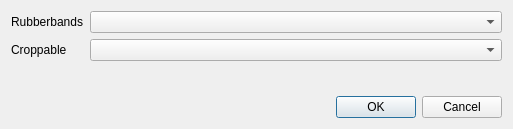
<?xml version="1.0" encoding="UTF-8"?>
<ui version="4.0">
 <class>CropperDlg</class>
 <widget class="QDialog" name="CropperDlg">
  <property name="geometry">
   <rect>
    <x>0</x>
    <y>0</y>
    <width>513</width>
    <height>129</height>
   </rect>
  </property>
  <property name="windowTitle">
   <string>Dialog</string>
  </property>
  <layout class="QFormLayout" name="formLayout">
   <item row="0" column="0">
    <widget class="QLabel" name="label">
     <property name="text">
      <string>Rubberbands</string>
     </property>
    </widget>
   </item>
   <item row="0" column="1">
    <widget class="QComboBox" name="comboRubberbands"/>
   </item>
   <item row="1" column="0">
    <widget class="QLabel" name="label_2">
     <property name="text">
      <string>Croppable</string>
     </property>
    </widget>
   </item>
   <item row="1" column="1">
    <widget class="QComboBox" name="comboCroppables"/>
   </item>
   <item row="2" column="0">
    <spacer name="verticalSpacer">
     <property name="orientation">
      <enum>Qt::Vertical</enum>
     </property>
     <property name="sizeHint" stdset="0">
      <size>
       <width>20</width>
       <height>40</height>
      </size>
     </property>
    </spacer>
   </item>
   <item row="3" column="0" colspan="2">
    <widget class="QDialogButtonBox" name="buttonBox">
     <property name="orientation">
      <enum>Qt::Horizontal</enum>
     </property>
     <property name="standardButtons">
      <set>QDialogButtonBox::Cancel|QDialogButtonBox::Ok</set>
     </property>
    </widget>
   </item>
  </layout>
 </widget>
 <resources/>
 <connections>
  <connection>
   <sender>buttonBox</sender>
   <signal>accepted()</signal>
   <receiver>CropperDlg</receiver>
   <slot>accept()</slot>
   <hints>
    <hint type="sourcelabel">
     <x>248</x>
     <y>254</y>
    </hint>
    <hint type="destinationlabel">
     <x>157</x>
     <y>274</y>
    </hint>
   </hints>
  </connection>
  <connection>
   <sender>buttonBox</sender>
   <signal>rejected()</signal>
   <receiver>CropperDlg</receiver>
   <slot>reject()</slot>
   <hints>
    <hint type="sourcelabel">
     <x>316</x>
     <y>260</y>
    </hint>
    <hint type="destinationlabel">
     <x>286</x>
     <y>274</y>
    </hint>
   </hints>
  </connection>
 </connections>
</ui>
